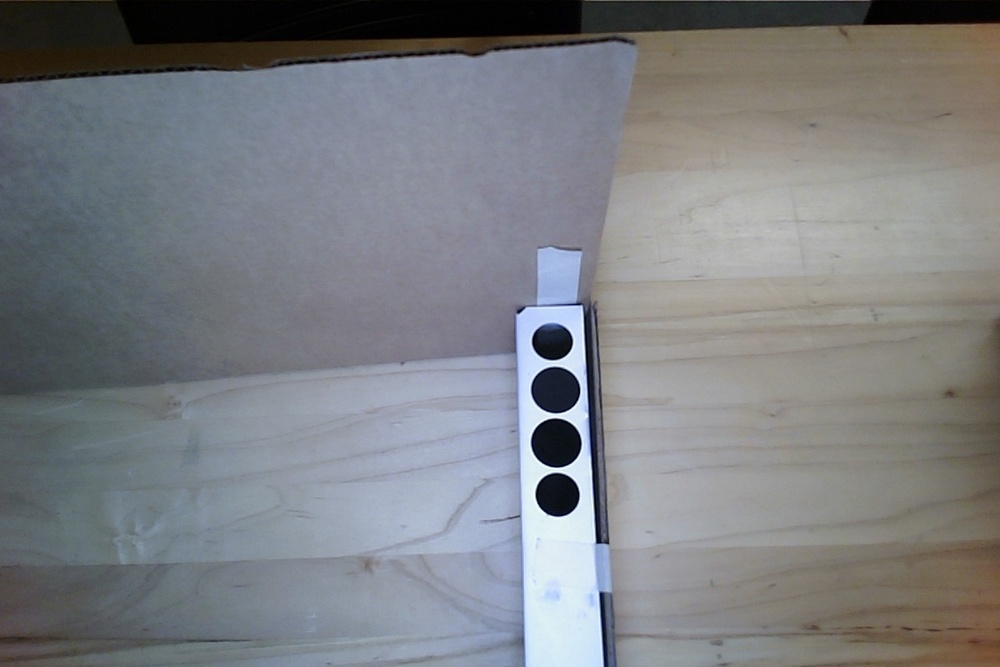
#> input picture Images/R_some_holes_covered.jpg, 1000 x 667 px, shrunk from 1440 x 960 before the run, found by its file name
$ jupyter execute TMMC_Circle_Detect.ipynb   (shell and % lines are left out)
#> lines starting #> are read from the running program, lines starting #| are printed output that depends on the picture; after the words box and inside, x2 and y2 are one past the last pixel; in counts of white or black regions, pixels touching at a corner belong together
[cell 1]
# import dependencies
import os
import sys

import numpy as np
import matplotlib.pyplot as plt

import cv2

import ipywidgets as widgets
from ipywidgets import interact, interact_manual

from IPython.display import display, Javascript, Image

from google.colab.output import eval_js
from base64 import b64decode, b64encode
import PIL
import io
import html
import time

#Get Python and OpenCV Version

print('OpenCV-Python Lib Version:', cv2.__version__)
print('Python Version:',sys.version)

[cell 2]
#import test image

# I/O - Read, Show, Write Images

[cell 3]
MainImgBGR = cv2.imread('R_some_holes_covered.jpg',cv2.IMREAD_UNCHANGED)
#> MainImgBGR is the input picture: shape (667, 1000, 3); mean B, G, R 129.4, 125.8, 123.4

print('DatatypeClass of Image:',type(MainImgBGR))
#| DatatypeClass of Image: <class 'numpy.ndarray'>
print('Shape/Size of RGB Img:', MainImgBGR.shape)
#| Shape/Size of RGB Img: (667, 1000, 3)

plt.figure(figsize=(20,10))
#> (this line was passed over: IPython is not available in this run)
#Note: matplotlib uses RGB format so had to convert BGR-to-RGB
plt.imshow(cv2.cvtColor(MainImgBGR,cv2.COLOR_BGR2RGB))
#> (this line was passed over: IPython is not available in this run)
plt.title('RGB Image',color='c')
#> (this line was passed over: IPython is not available in this run)

[cell 4]
#Convert to Gray
img_gry = cv2.cvtColor(MainImgBGR,cv2.COLOR_BGR2GRAY)
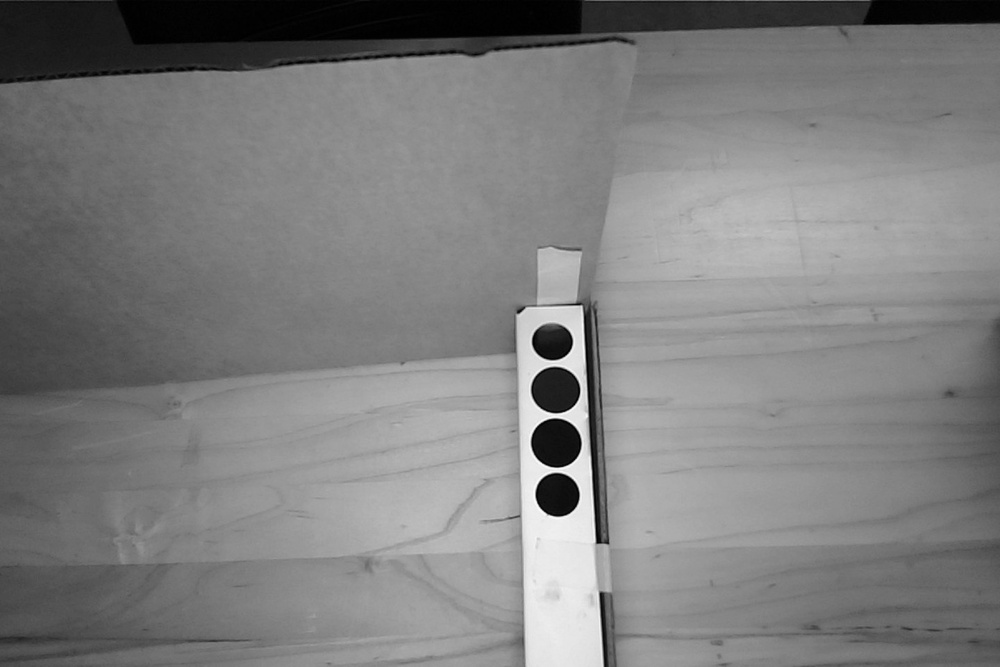
#> img_gry: shape (667, 1000); min 0, max 252, mean 125.5

#Convert to Binary
# Method: Basic Thresholding
ret,img_bin = cv2.threshold(img_gry,127,255,cv2.THRESH_BINARY)
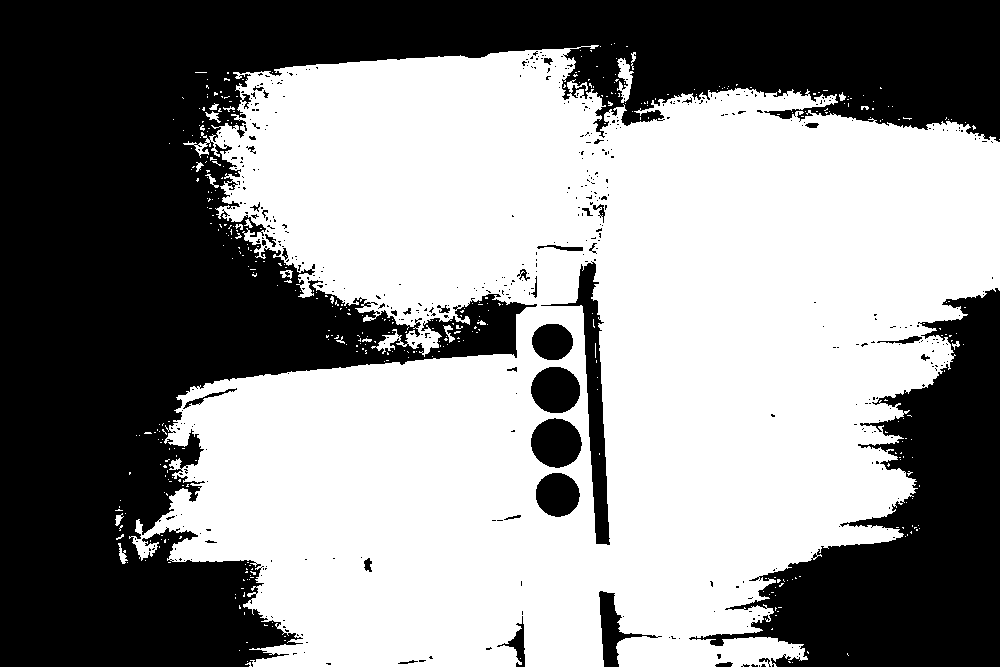
#> img_bin: shape (667, 1000); 55.4% white; 493 black regions (452 under 20 px), largest, box (x1, y1, x2, y2) and area: (0, 0, 1000, 667) 233080, (689, 288, 1000, 667) 49066, (541, 261, 610, 545) 4138
ret,img_bininv = cv2.threshold(img_gry,127,255,cv2.THRESH_BINARY_INV)

# Method: Adaptive Thresholding
img_adp_gusbin = cv2.adaptiveThreshold(img_gry,255,cv2.ADAPTIVE_THRESH_GAUSSIAN_C,cv2.THRESH_BINARY,5,5)
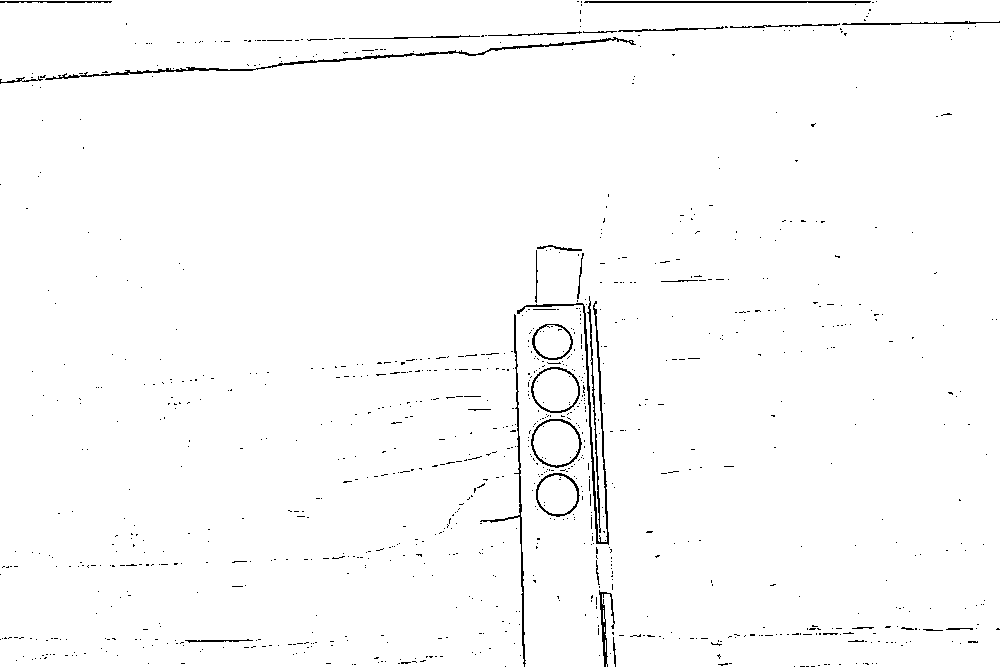
#> img_adp_gusbin: shape (667, 1000); 98.4% white; black in thin lines or dots
img_adp_meanbin = cv2.adaptiveThreshold(img_gry,255,cv2.ADAPTIVE_THRESH_MEAN_C,cv2.THRESH_BINARY,5,5)
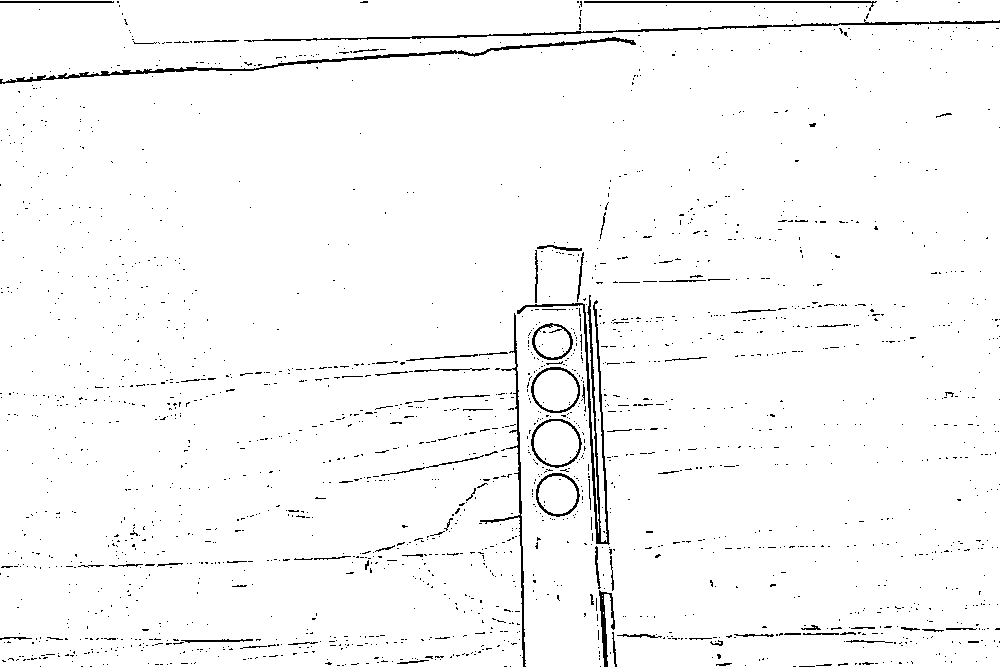
#> img_adp_meanbin: shape (667, 1000); 97.3% white; black in thin lines or dots

# Method: Otsu's Thresholding
ret,img_Otsubin = cv2.threshold(img_gry,100,255,cv2.THRESH_BINARY+cv2.THRESH_OTSU)
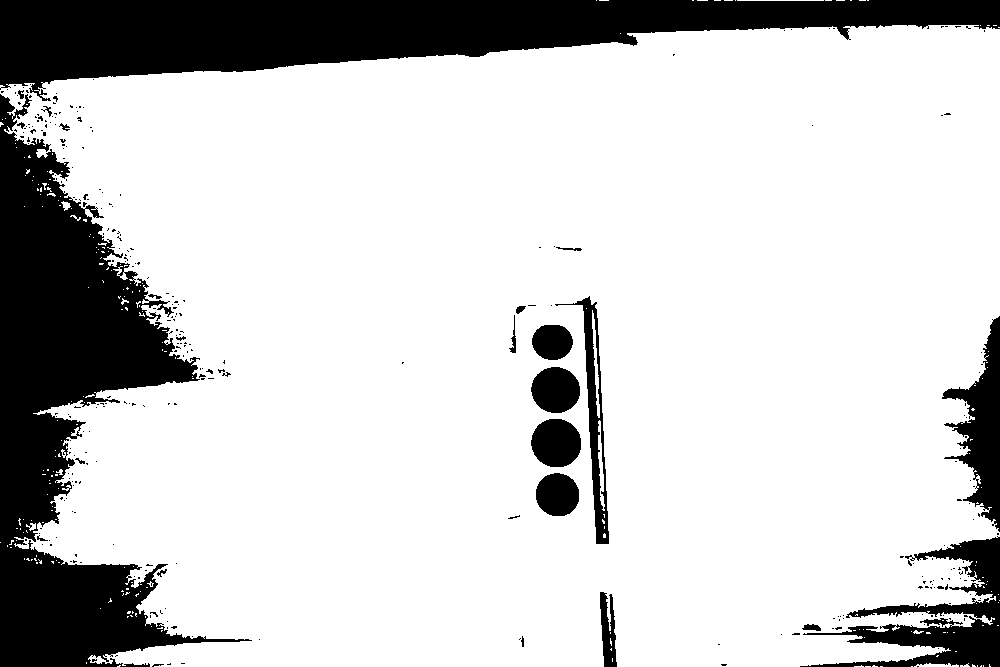
#> img_Otsubin: shape (667, 1000); 80.2% white; 308 black regions (284 under 20 px), largest, box (x1, y1, x2, y2) and area: (0, 94, 252, 667) 55807, (0, 0, 1000, 101) 50868, (800, 536, 1000, 667) 8531
#> ret = 100

plt.imshow(img_Otsubin,cmap='binary')
#> (this line was passed over: IPython is not available in this run)

[cell 5]
#Point Detection

path_to_img = 'R_some_holes_covered.jpg'

def pointDetector(path_to_img):
#> called with path_to_img = 'R_some_holes_covered.jpg'
    img = cv2.imread(path_to_img)
    kernel = np.float32([[-1,-1,-1],[-1,9,-1],[-1,-1,-1]])
    img_out = cv2.filter2D(img,-1,kernel)
    plt.figure(figsize=(20,10))
#> (this line was passed over: IPython is not available in this run)
    plt.subplot(121),plt.imshow(cv2.cvtColor(img,cv2.COLOR_BGR2RGB)),plt.title('Input',color='c')
    plt.subplot(122),plt.imshow(cv2.cvtColor(img_out,cv2.COLOR_BGR2RGB)),plt.title('Transformed',color='c')
    plt.show()
    return
pointDetector(path_to_img)
#> (the call stopped at in pointDetector, `plt.subplot(121),plt.imshow(cv2.cvtColor(img,cv2.COLOR_BGR2RGB)),plt.t..`: IPython is not available in this run)

[cell 6]
# Line Detection
# DO NOT TOUCH 2.0
# img -> Otsubin -> edge mapping -> circles

path_to_img = 'R_some_holes_covered.jpg'


def houghCircleDetector(path_to_img):
#> called with path_to_img = 'R_some_holes_covered.jpg'
    img = cv2.imread(path_to_img)

    img_gry = cv2.cvtColor(img,cv2.COLOR_BGR2GRAY)
    ret,img_Otsubin = cv2.threshold(img_gry,100,255,cv2.THRESH_BINARY+cv2.THRESH_OTSU)
#> ret = 100

    img_blur = cv2.medianBlur(img_Otsubin,3)
#> img_blur: shape (667, 1000); 80.2% white; 94 black regions (70 under 20 px), largest, box (x1, y1, x2, y2) and area: (0, 91, 249, 667) 55964, (0, 0, 1000, 101) 50918, (801, 537, 1000, 667) 8562
    img_edge = cv2.Canny(img_blur,10,150)
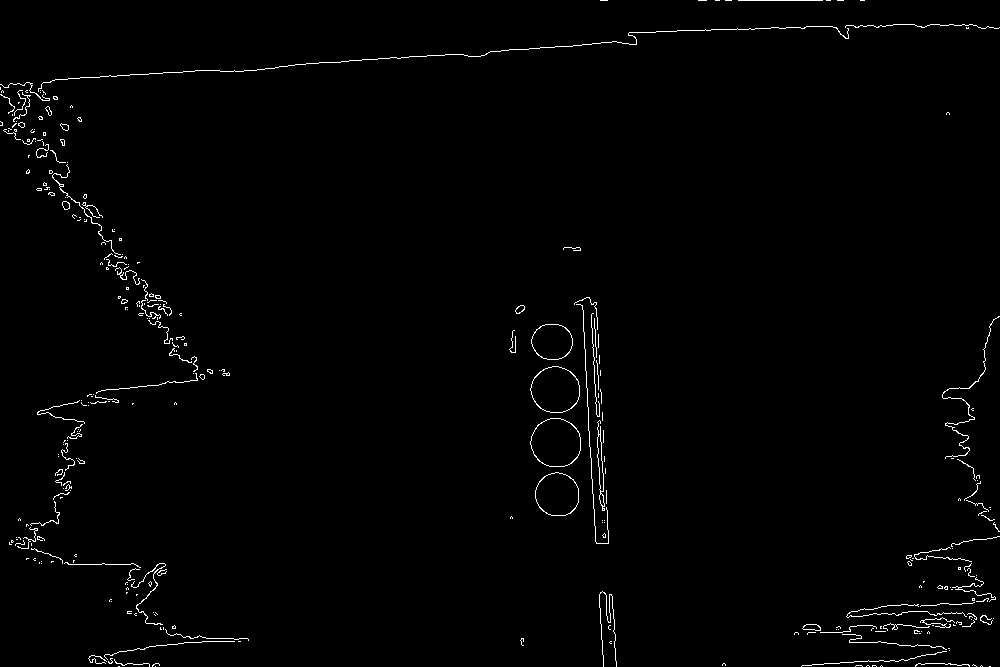
#> img_edge: shape (667, 1000); 1.2% white in thin lines or dots

    circles = cv2.HoughCircles(img_edge,cv2.HOUGH_GRADIENT,1,minDist=40,param1=200,param2=50, minRadius=5, maxRadius=200)
#> circles = [[551.5, 341.5, 19.1]]
    circles = np.uint16(np.around(circles))
#> circles = [[552, 342, 19]]
    for val in circles[0,:]:
        cv2.circle(img,(val[0],val[1]),val[2],(0,0,255),3)
#> this loop made 1 pass
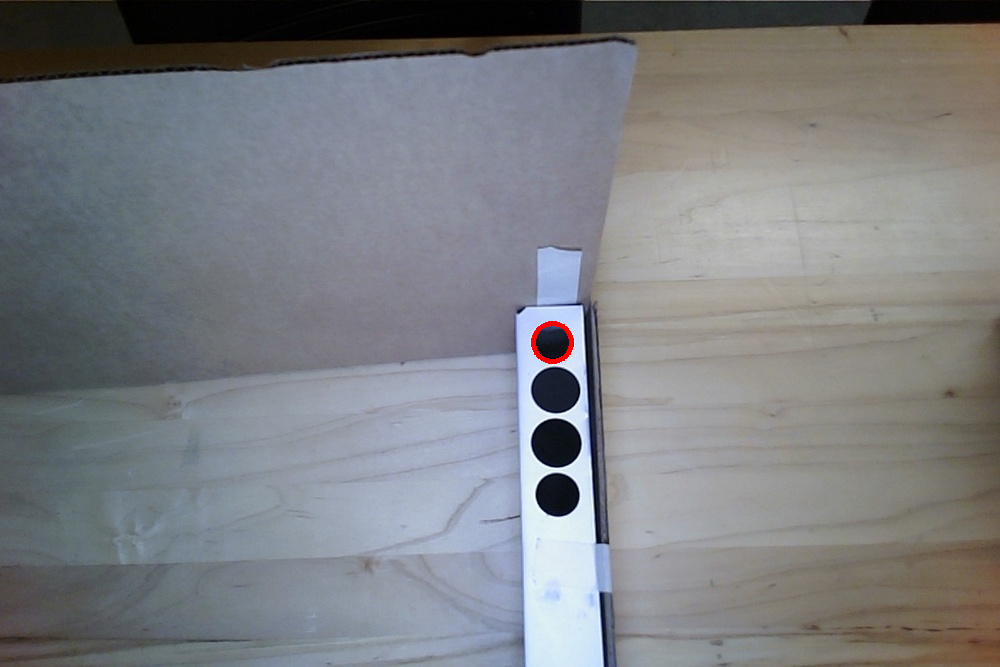
#> img: shape (667, 1000, 3); 0.09% of pixels changed, all inside (x1, y1, x2, y2) = (531, 321, 574, 364)

    plt.figure(figsize=(20,10))
#> (this line was passed over: IPython is not available in this run)
    plt.subplot(131),plt.imshow(cv2.cvtColor(img_Otsubin,cv2.COLOR_BGR2RGB)),plt.title('Otsubin',color='c')
    plt.subplot(132),plt.imshow(cv2.cvtColor(img_edge,cv2.COLOR_BGR2RGB)),plt.title('Edge',color='c')
    plt.subplot(133),plt.imshow(cv2.cvtColor(img,cv2.COLOR_BGR2RGB)),plt.title('Result',color='c')
    plt.show()
    return

houghCircleDetector(path_to_img)
